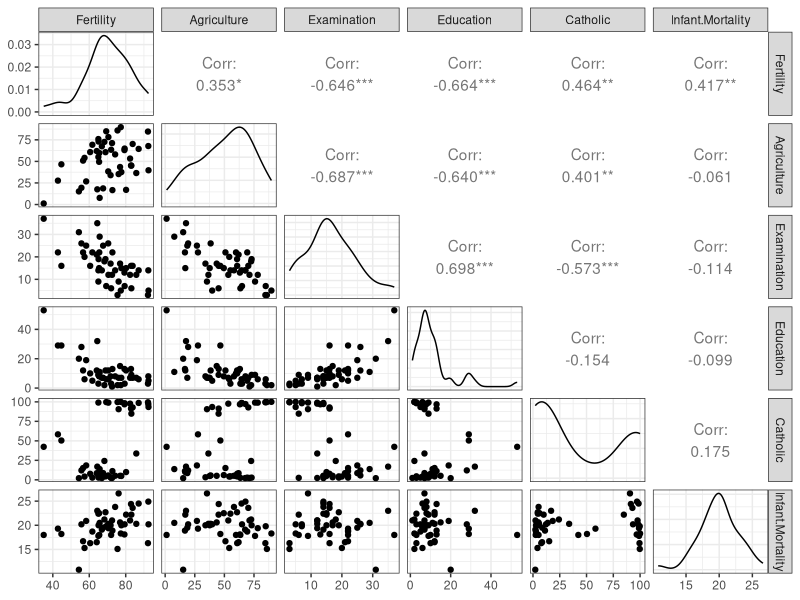
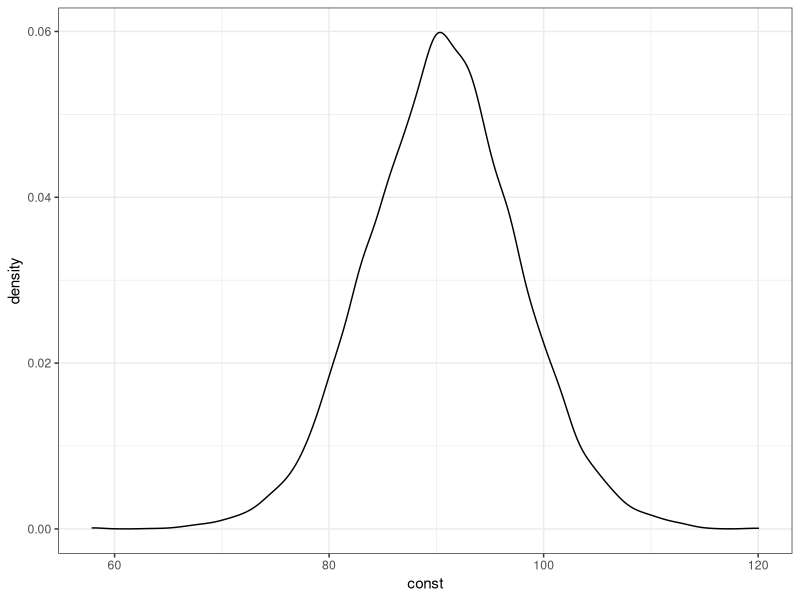
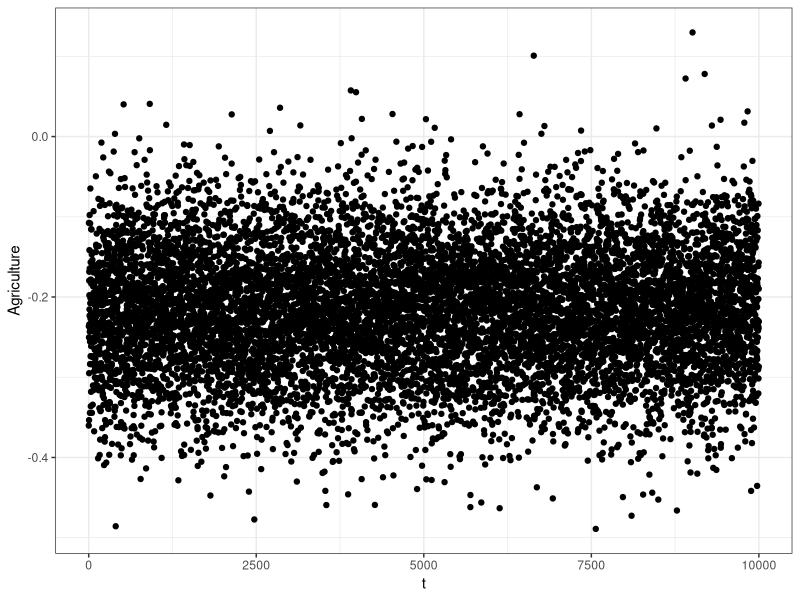

Reproduce these figures in R, in order.
## ---- chunk 1
library("MCMCpack")
library("ggplot2")
library("GGally")
## ---- chunk 2
h <- swiss
str(h)
## ---- chunk 3
theme_set(theme_bw())
# plotmatrix(h)
ggpairs(h)
## ---- chunk 4
formula <- Fertility~Agriculture+Examination+Catholic+Education
## ---- chunk 5
m1 <- lm(formula, data=h)
summary(m1)
## ---- chunk 6
priors <- c(2,0.8,0.5,0.3,-5)
## ---- chunk 7
m1.mcmc <- MCMCregress(formula,data=h,b0=priors,B0=0.0001)
summary(m1.mcmc)
## ---- chunk 8
str(m1.mcmc)
## ---- chunk 9
beta.sample <- as.data.frame(m1.mcmc)
beta.sample$t <- 1:nrow(beta.sample) # добавим номер элемента последовательности
str(beta.sample)
## ---- chunk 10
colnames(beta.sample)[1] <- "const"
## ---- chunk 11
ggplot(beta.sample,aes(x=const))+geom_density()
qplot(t,Agriculture,data=beta.sample)
## ---- chunk 12
priors <- c(0.2,0.1,0.2,-0.3,-0.1) 
## ---- chunk 13
m1.mcmc <- MCMCregress(formula,data=h,b0=priors, B0=0.0001 ) 
summary(m1.mcmc)
